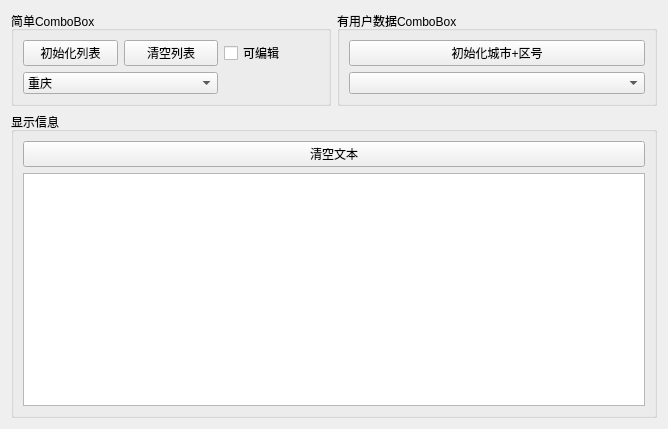
<?xml version="1.0" encoding="UTF-8"?>
<ui version="4.0">
 <class>Widget</class>
 <widget class="QWidget" name="Widget">
  <property name="geometry">
   <rect>
    <x>0</x>
    <y>0</y>
    <width>668</width>
    <height>429</height>
   </rect>
  </property>
  <property name="windowTitle">
   <string>Widget</string>
  </property>
  <layout class="QGridLayout" name="gridLayout_4">
   <item row="0" column="0">
    <widget class="QGroupBox" name="groupBox">
     <property name="title">
      <string>简单ComboBox</string>
     </property>
     <layout class="QGridLayout" name="gridLayout">
      <item row="0" column="0">
       <widget class="QPushButton" name="btnInit">
        <property name="text">
         <string>初始化列表</string>
        </property>
       </widget>
      </item>
      <item row="0" column="1">
       <widget class="QPushButton" name="btnClearList">
        <property name="text">
         <string>清空列表</string>
        </property>
       </widget>
      </item>
      <item row="0" column="2">
       <widget class="QCheckBox" name="checkBox">
        <property name="text">
         <string>可编辑</string>
        </property>
       </widget>
      </item>
      <item row="1" column="0" colspan="2">
       <widget class="QComboBox" name="combCitys">
        <item>
         <property name="text">
          <string>重庆</string>
         </property>
         <property name="icon">
          <iconset theme="accessories-calculator">
           <normalon>:/icons/icons/UNIT.ICO</normalon>
          </iconset>
         </property>
        </item>
        <item>
         <property name="text">
          <string>广州</string>
         </property>
         <property name="icon">
          <iconset resource="res.qrc">
           <normaloff>:/icons/icons/UNIT.ICO</normaloff>:/icons/icons/UNIT.ICO</iconset>
         </property>
        </item>
        <item>
         <property name="text">
          <string>东莞</string>
         </property>
         <property name="icon">
          <iconset resource="res.qrc">
           <normaloff>:/icons/icons/UNIT.ICO</normaloff>:/icons/icons/UNIT.ICO</iconset>
         </property>
        </item>
       </widget>
      </item>
     </layout>
    </widget>
   </item>
   <item row="0" column="1">
    <widget class="QGroupBox" name="groupBox_2">
     <property name="title">
      <string>有用户数据ComboBox</string>
     </property>
     <layout class="QGridLayout" name="gridLayout_3">
      <item row="0" column="0">
       <widget class="QPushButton" name="btnInitCityCode">
        <property name="text">
         <string>初始化城市+区号</string>
        </property>
       </widget>
      </item>
      <item row="1" column="0">
       <widget class="QComboBox" name="combCityCode">
        <property name="placeholderText">
         <string>请选择一个城市</string>
        </property>
       </widget>
      </item>
     </layout>
    </widget>
   </item>
   <item row="1" column="0" colspan="2">
    <widget class="QGroupBox" name="groupBox_3">
     <property name="title">
      <string>显示信息</string>
     </property>
     <layout class="QGridLayout" name="gridLayout_2">
      <item row="0" column="0">
       <widget class="QPushButton" name="btnClear">
        <property name="text">
         <string>清空文本</string>
        </property>
       </widget>
      </item>
      <item row="1" column="0">
       <widget class="QPlainTextEdit" name="plainTextEdit"/>
      </item>
     </layout>
    </widget>
   </item>
  </layout>
 </widget>
 <resources>
  <include location="res.qrc"/>
 </resources>
 <connections/>
</ui>
